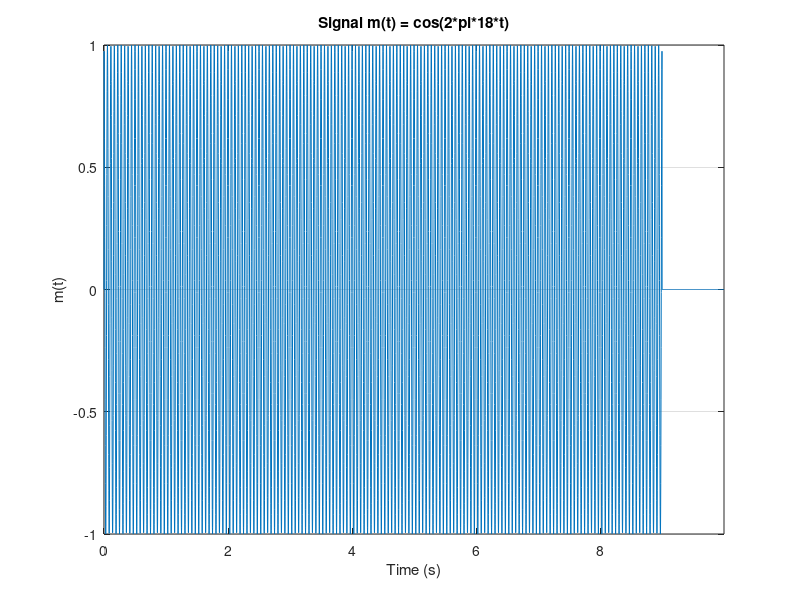
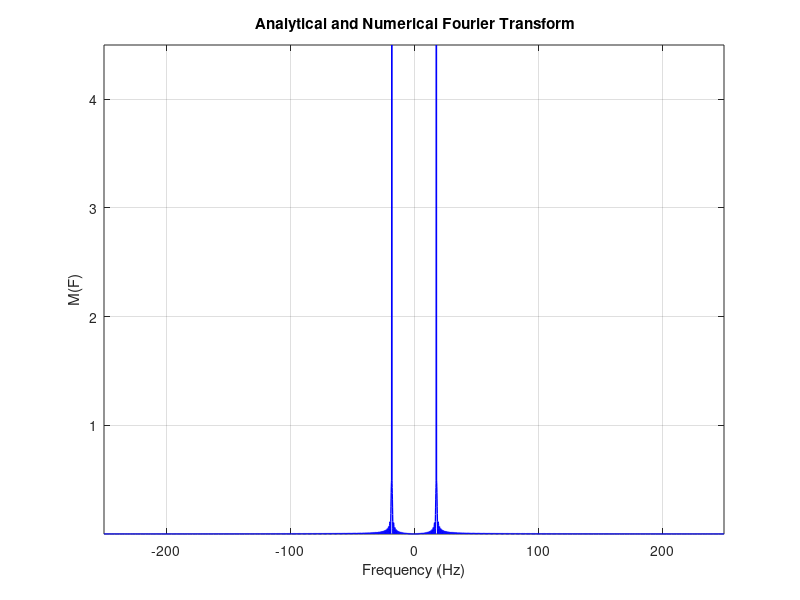
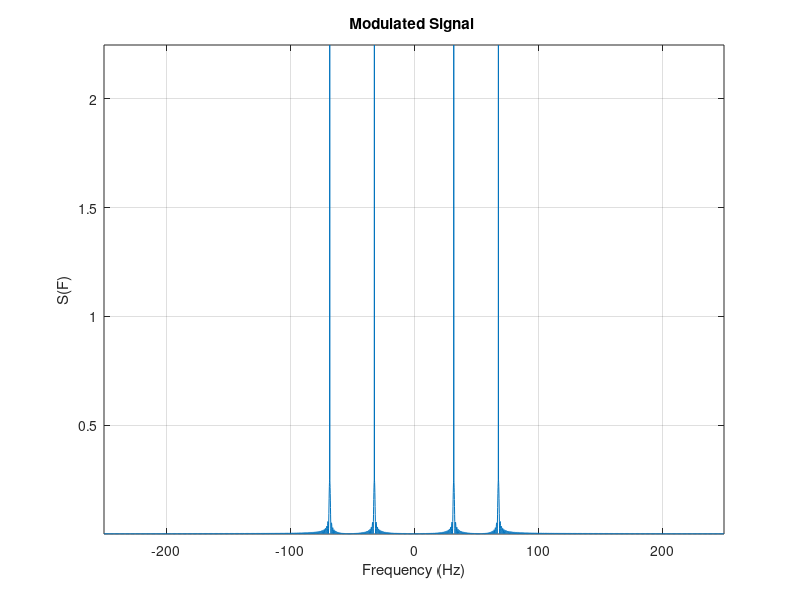
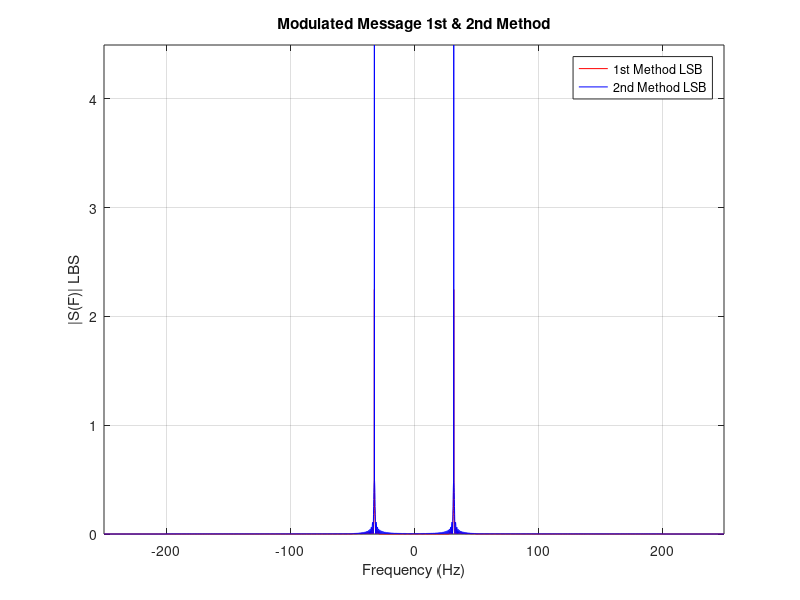

These figures' MATLAB source, in order:
clc;
%pkg load signal
close all;
clear;
function[bandwidth] =calc_BW(M,f_vector)
M_magnitude = abs(M);
[maxi, index] = max(M_magnitude);
threshold = 0.01 * maxi;
indices_above = find(M_magnitude >= threshold);
last_index = indices_above(end);
bandwidth = f_vector(last_index); 
end
fc = 50;
Ac = 1;
fm=18;  
ts=0.1/fc;  %Time step
T=10;      %Margin After Discontinuity at t=9;
fs=1/ts;     % Sampling frequency
N=ceil(T/ts); %Length of Vector
t=0:ts:(N-1)*ts;
df=fs/N;      %Frequency step
m=cos(2*pi*fm*t); %Message Signal
m(t>=9|t<=0)=0;

figure (1);
plot(t,m);
xlabel('Time (s)');
ylabel('m(t)');
title('Signal m(t) = cos(2*pi*18*t)');
axis tight;
grid on;
%%%%%%%%%%%%%%%%


%%%%%%%%%%%%%%%%%%%%%%%%%%%%%%%%%%%%%%%%%%%%%%%%%
if(rem(N,2)==0)
f = - (0.5*fs) : df : (0.5*fs-df) ;
else
    f = - (0.5*fs-0.5*df) : df : (0.5*fs-0.5*df) ;
end
%%%%%%%%%%%%%%%%%%%%%%%%%%%%%%%%%%%%%%%%%%%%%%%%%
% Numerical fft
M_nu=fftshift(fft(m))*ts;


% Analytical expression
M_an = 4.5*sinc(9*(f-18)).*exp(-1i*pi*9*(f-18)) + 4.5*sinc(9*(f+18)).*exp(-1i*pi*9*(f+18));

%%%%%%%%%%%%%%%%%%%%%%%%%%%%%%%%%%%%%%%%%%%%%%%%%
%plot
figure (2);
plot(f,abs(M_nu),"Color","b","LineWidth",1);
xlabel('Frequency (Hz)');
ylabel ('M(F)');
title(' Analytical and Numerical Fourier Transform');
axis tight;
grid on;
%%%%%%%%%%%%%%%%%%%%%%%%%%%%%%%%%%%%%%%%%%%%%%%%%
%objective: calcukate bandwidth given a 1% criteria 
Band_Width=calc_BW(M_nu,f)
% The rest of this code should clculate the bandwidth 1% criteria 
 %graphically BW=21.6hz , hint: check zerocrossings function 
 c = Ac * cos(2*pi*fc*t); 
 s =m.*c;
S = fftshift(fft(s))*ts;
figure(4)
plot(f,abs(S));
hold on ;
xlabel('Frequency (Hz)')
ylabel ('S(F)');
title('Modulated Signal ' )
grid on;
axis tight;
%%%%%%%%%%%%%%%%%%%%%%%%%%%%%%% Using BPF : 1st method 
BPF = zeros(size(f));
BPF(f>(fc-Band_Width) & f<(fc))=1; %% +ve frequency
BPF(f<-(fc-Band_Width) & f>-(fc))=1;%% -ve frequency
S_LSB1 =  S.*BPF;
Band_Width_LSB1= calc_BW(S_LSB1,f)

%%%%%%%%%%%$$$$$$$$ 2nd method : Ignore Lpf , use hilbert filter 
 %%%%LPF
m2=cos(2*pi*fm*t); %Message Signal
m2(t>=9|t<=0)=0;
mhilbert=imag(hilbert(m2)); 
c1=cos(2*pi*fc*t);
c2=sin(2*pi*fc*t);
 ss =m2.*c1;
s_LSB2=ss+(mhilbert.*c2);
S_LSB2=fftshift(fft(s_LSB2))*ts;

Band_Width_LSB2= calc_BW(S_LSB2,f)

figure (5);
plot(f,abs(S_LSB1),'Color',"r");
hold on
plot(f,abs(S_LSB2),"Color","b" , "LineWidth",0.6);
xlabel('Frequency (Hz)');
ylabel ('|S(F)| LBS');
title('Modulated Message 1st & 2nd Method');
axis tight;
grid on;
legend('1st Method LSB', '2nd Method LSB');

s_LSB1 = ifft(fftshift(S_LSB1))/ts; % LSB in time domain
v = s_LSB1.*c;
V=fftshift(fft(v))*ts; % Demodulated Signal before LPF
H=abs(f)<fc; %LPF
low_pass = H.* V;
figure(6)
plot(f,abs(low_pass))
grid on
mo=real(ifft(fftshift(low_pass))/ts); % Demodulated Signal
figure(7)
plot(t,mo);
hold on
plot(t,m, "Color","r");
title('Signal & Demodulated SIgnal in Time Domain')
xlabel('Time');
ylabel('m(t)');
legend('Demodulated signal' , 'Orignal Message')
axis tight;
grid on;
%Amplitude Modulation Large Carrier
ka=0.4; % initial 
c =cos(2*pi*fc*t);
s =(1 + ka*m).*c;                
g  =abs(hilbert(s)); %envelope detector output (demodulated signal)        
S_LC  =fftshift(fft(s))*ts;   
am =(1 + ka*m);
%Large Carrier Spectrum
%%%% 6th Point (a)
figure(8)
plot(f, abs(S_LC), 'LineWidth', 0.7); 
hold on;
plot(f, abs(M_nu), 'LineWidth', 0.7);
grid on;
xlabel('frequency(hz)')
title('the spectrum of the numerical and the modulated signal')
legend('|S(f)|', '|M(f)|')
Band_Width_SLC= calc_BW(S_LC,f)
%%%% 6th Point (b)
figure(9)
plot(t, g, 'LineWidth', 0.7); 
hold on;
plot(t, s, 'LineWidth', 0.7);
grid on;
xlabel('time(second)')
title('the output of the envelope detector and am signal')
legend('g(t)', '(1 + ka*m(t)*c)')
%%% 6th Point(c)
figure(10)
plot(t, g, 'LineWidth', 0.7); 
hold on;
plot(t, m, 'LineWidth', 0.7);
grid on;
xlabel('time(second)')
title('the output of the envelope detector and the original message')
legend('g(t)', 'm(t)')
%%%% Figure 10 Spectrum 
G=fftshift(fft(g))*ts;
figure(11)
plot(f, abs(G), 'LineWidth', 0.7); 
hold on;
plot(f, abs(M_nu), 'LineWidth', 0.7);
grid on;
xlabel('Frequency (hz)')
title('the output of the envelope detector and the original message Spectrum')
legend('G(f)', 'M(f)')
%%%%%%%%%%%5 6th Point (d)%%%%%%%%%%%%%%%%%%%%
ka=1.5; % overmodulated signal 
c =cos(2*pi*fc*t);
s =(1 + ka*m).*c;                
g  =abs(hilbert(s)); %envelope detector output (demodulated signal)        
S_LC  =fftshift(fft(s))*ts;   
am =(1 + ka*m);
%Large Carrier Spectrum
%6th Point (a) Revisited
figure(12)
plot(f, abs(S_LC), 'LineWidth', 0.7); 
hold on;
plot(f, abs(M_nu), 'LineWidth', 0.7);
grid on;
xlabel('frequency(hz)')
title('the spectrum of the numerical and the modulated signal')
legend('|S(f)|', '|M(f)|')
Band_Width_SLC2= calc_BW(S_LC,f)
%%%% 6th Point (b) revisited
figure(13)
plot(t, g, 'LineWidth', 0.7); 
hold on;
plot(t, s, 'LineWidth', 0.7);
grid on;
xlabel('time(second)')
title('the output of the envelope detector and am signal')
legend('g(t)', '(1 + ka*m(t)*c)')
